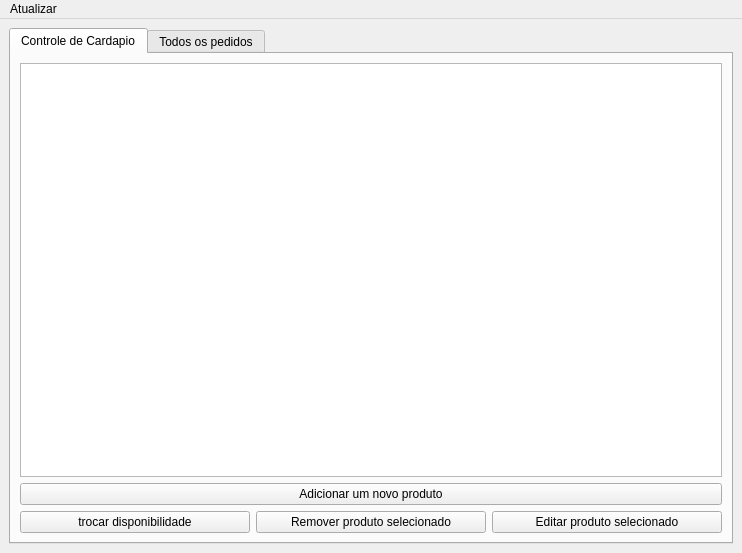
<?xml version="1.0" encoding="UTF-8"?>
<ui version="4.0">
 <class>MainWindow</class>
 <widget class="QMainWindow" name="MainWindow">
  <property name="geometry">
   <rect>
    <x>0</x>
    <y>0</y>
    <width>742</width>
    <height>553</height>
   </rect>
  </property>
  <property name="windowTitle">
   <string>Tela Principal</string>
  </property>
  <widget class="QWidget" name="centralwidget">
   <layout class="QHBoxLayout" name="horizontalLayout_5">
    <item>
     <widget class="QTabWidget" name="tabWidget">
      <property name="currentIndex">
       <number>0</number>
      </property>
      <widget class="QWidget" name="tab_controle_cardapio">
       <attribute name="title">
        <string>Controle de Cardapio</string>
       </attribute>
       <layout class="QVBoxLayout" name="verticalLayout_2">
        <item>
         <widget class="QListView" name="lst_todos_produtos">
          <property name="editTriggers">
           <set>QAbstractItemView::NoEditTriggers</set>
          </property>
          <property name="viewMode">
           <enum>QListView::ListMode</enum>
          </property>
         </widget>
        </item>
        <item>
         <widget class="QPushButton" name="pushButton_adicionar_produto">
          <property name="text">
           <string>Adicionar um novo produto</string>
          </property>
         </widget>
        </item>
        <item>
         <layout class="QHBoxLayout" name="horizontalLayout">
          <item>
           <widget class="QPushButton" name="pushButton_trocar_disponibilidade">
            <property name="text">
             <string>trocar disponibilidade</string>
            </property>
           </widget>
          </item>
          <item>
           <widget class="QPushButton" name="pushButton_remover_produto">
            <property name="text">
             <string>Remover produto selecionado</string>
            </property>
           </widget>
          </item>
          <item>
           <widget class="QPushButton" name="pushButton_editar_produto">
            <property name="text">
             <string>Editar produto selecionado</string>
            </property>
           </widget>
          </item>
         </layout>
        </item>
       </layout>
      </widget>
      <widget class="QWidget" name="tab_pedido_andamento">
       <attribute name="title">
        <string>Todos os pedidos</string>
       </attribute>
       <layout class="QVBoxLayout" name="verticalLayout">
        <item>
         <widget class="QListView" name="lst_todos_pedidos"/>
        </item>
        <item>
         <widget class="QPushButton" name="pushButton_exibir_pedido">
          <property name="text">
           <string>Exibir Pedido</string>
          </property>
         </widget>
        </item>
        <item>
         <widget class="QComboBox" name="comboBox_status_do_pedido">
          <item>
           <property name="text">
            <string>Pedido em andamento</string>
           </property>
          </item>
          <item>
           <property name="text">
            <string>Pedido cancelado</string>
           </property>
          </item>
          <item>
           <property name="text">
            <string>Pedido finalizado</string>
           </property>
          </item>
         </widget>
        </item>
        <item>
         <layout class="QHBoxLayout" name="horizontalLayout_3"/>
        </item>
       </layout>
      </widget>
     </widget>
    </item>
   </layout>
  </widget>
  <widget class="QMenuBar" name="menuBar">
   <property name="geometry">
    <rect>
     <x>0</x>
     <y>0</y>
     <width>742</width>
     <height>24</height>
    </rect>
   </property>
   <widget class="QMenu" name="menuAtualizar">
    <property name="title">
     <string>Atualizar</string>
    </property>
    <addaction name="actionAtualizar_dados_do_Cardapio"/>
    <addaction name="actionAtualizar_dados_dos_pedidos"/>
   </widget>
   <addaction name="menuAtualizar"/>
  </widget>
  <action name="actionAtualizar_dados_do_Cardapio">
   <property name="text">
    <string>Atualizar dados do Cardapio</string>
   </property>
  </action>
  <action name="actionAtualizar_dados_dos_pedidos">
   <property name="text">
    <string>Atualizar dados dos pedidos</string>
   </property>
  </action>
 </widget>
 <resources/>
 <connections/>
</ui>
